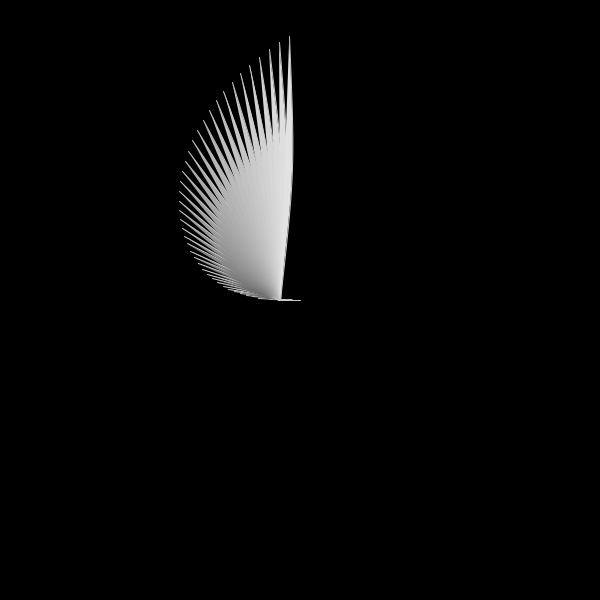
Frame 1 (no input)
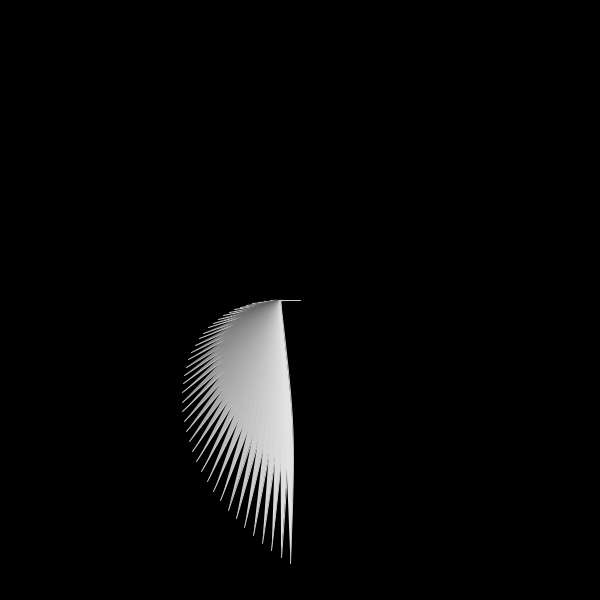
Frame 60 (the mouse pressed at the canvas centre just before this capture)
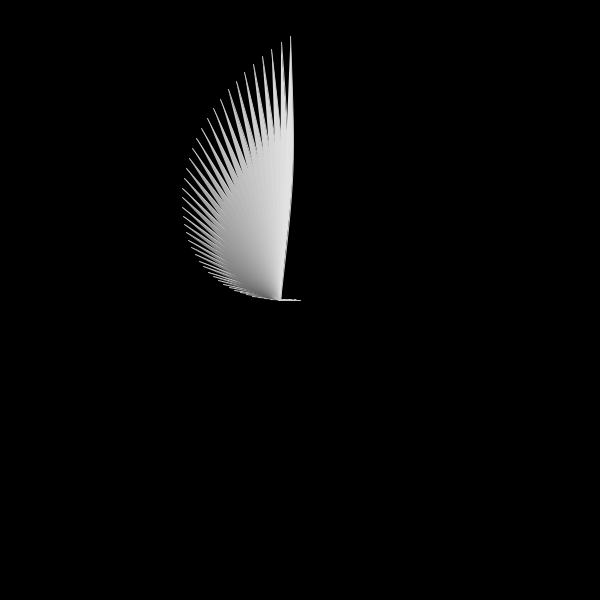
Frame 120 (the mouse held since frame 60 and released just before this capture)

The Processing sketch that drew these frames (run headless with seeded random() and noise(); from frame 60 on, the mouse is pressed at the canvas centre):

// Processing sketch: flying
// ── flying.pde
Wing wing;



void setup(){
  size(600, 600);
  stroke(200);
  wing = new Wing(90);
}

void draw(){
  background(0);
  translate(width/2, height/2);
  wing.display();
}

// ── Wing.pde
class Wing{
  
  float len;
  

  
  Wing(){
  len = random(20, 90);
  }
  
  Wing(float _len){
    
    len = _len;
  }
  
  void display(){
    
    for (int q = 0; q < len; q+=2) {
    /* The angle is to make the movement */
    float angle = cos(radians(len-q+frameCount*3)) * q;
    /* Left wing */
    float x = sin(radians(-90-angle)) *3*q;
    float y = cos(radians(-90-angle)) *3*q;
     
//    /* Right wing */
   // float x2 = cos(radians(-angle))*(q*3);
   // float y2 = sin(radians(-angle))*(q*3);
     
    /* The fill in the middle of the wings. More realistic view */
    fill(50+q*2);
     
    /* Right Wing */
    bezier(-20, 0, x/2, y/2, x/2, y/2, x, y);
    /* Left Wing */
    //bezier(20, 0, x2/2, y2/2, x2/2, y2/2, x2, y2);
  
  }
  
  }
}
 
  
